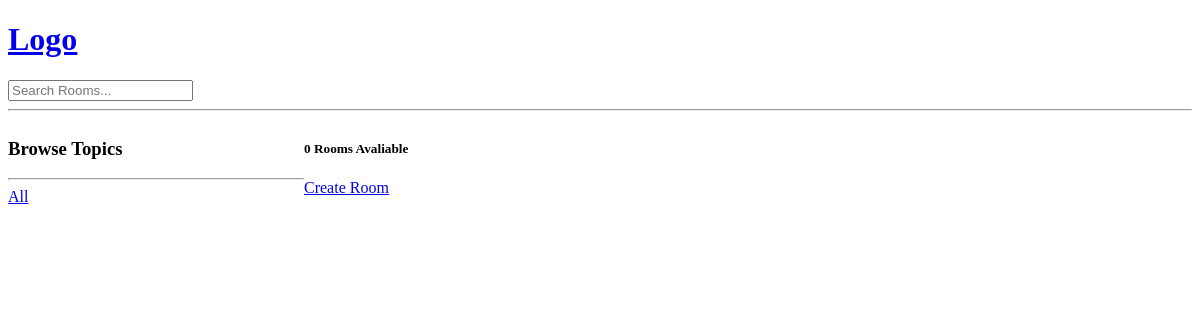
Page /?q=Python on the earlier database version.
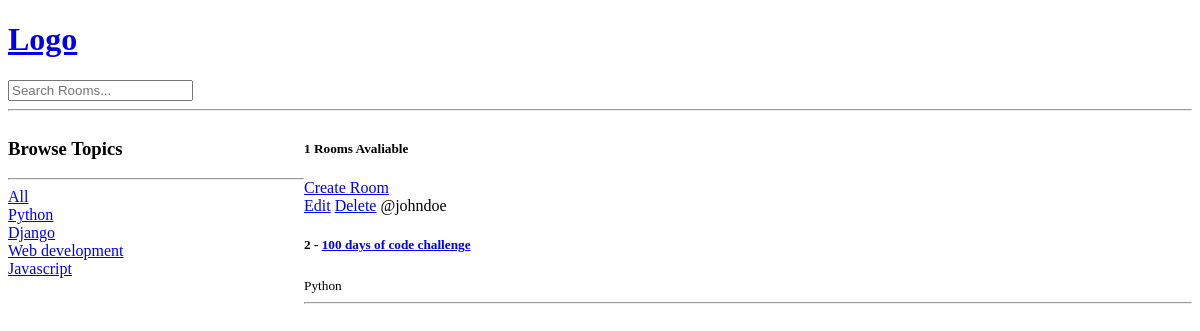
Same page on the later database version.
### base/models.py (models this page shows, shortened)
class Topic(models.Model):
    name = models.CharField(max_length=200)

class Room(models.Model):
    host = models.ForeignKey(User, on_delete=models.SET_NULL, null=True)
    topic = models.ForeignKey(Topic, on_delete=models.SET_NULL, null=True)
    name = models.CharField(max_length=200)
    description = models.TextField(null=True, blank=True)
    updated = models.DateTimeField(auto_now=True)
    created = models.DateTimeField(auto_now_add=True)
    class Meta:
        ordering = ['-updated', '-created']

### base/views.py (the view)
# urls.py: path('', views.home, name="home"),
def home(request):
    q = request.GET.get('q') if request.GET.get('q') != None else ''
    rooms = Room.objects.filter(
        Q(topic__name__icontains=q) |
        Q(name__icontains=q) |
        Q(description__icontains=q)
    )
    topics = Topic.objects.all()
    room_count = rooms.count()
    context = {'rooms': rooms, 'topics': topics, 'room_count': room_count}
    return render(request, 'base/home.html', context)

### base/templates/base/home.html (shortened to what this page needs)
{% extends 'main.html' %} {% block content %}
<div class="home-container">
	<div>
		<h3>Browse Topics</h3>
		<hr />
		<div>
			<a href="{% url 'home' %}">All</a>
		</div>
		{% for topic in topics %}
		<div>
			<a href="{% url 'home' %}?q={{topic.name}}">{{topic.name}}</a>
		</div>
		{% endfor %}
	</div>
	<div>
		<h5>{{room_count}} Rooms Avaliable</h5>
		<a href="{% url 'create-room' %}">Create Room</a>
		<div>
			{% for room in rooms %}
			<div>
				<a href="{% url 'update-room' room.id %}">Edit</a>
				<a href="{% url 'delete-room' room.id %}">Delete</a>
				<span>@{{room.host.username}}</span>
				<h5>
					{{room.id}} - <a href="{% url 'room' room.id %}">{{room.name}}</a>
				</h5>
				<small>{{room.topic.name}}</small>
				<hr />
			</div>
			{% endfor %}
		</div>
	</div>
</div>
{% endblock %}

### templates/main.html (shortened to what this page needs)
<!DOCTYPE html>
<html>
<head>
</head>
<body>
    {% include 'navbar.html' %}
    {% block content %}
    {% endblock %}
</body>
</html>

### templates/navbar.html
<a href="/">
    <h1>Logo</h1>
</a>
<form action="{% url 'home' %}" method="GET">
    <input type="text" name="q" placeholder="Search Rooms...">
</form>
<hr>

### base/templates/base/home.html (style rules this page uses)
.home-container { display: grid; grid-template-columns: 1fr 3fr; }

Differences in the rows shown:
added Topic: name "Python"
added Topic: name "Django"
added Topic: name "Web development"
added Topic: name "Javascript"
now on this page (row edited): Room: host.username "johndoe", id "2", name "100 days of code challenge", topic.name "Python"
Other differences:
{{ room_count }}: "0" → "1"
